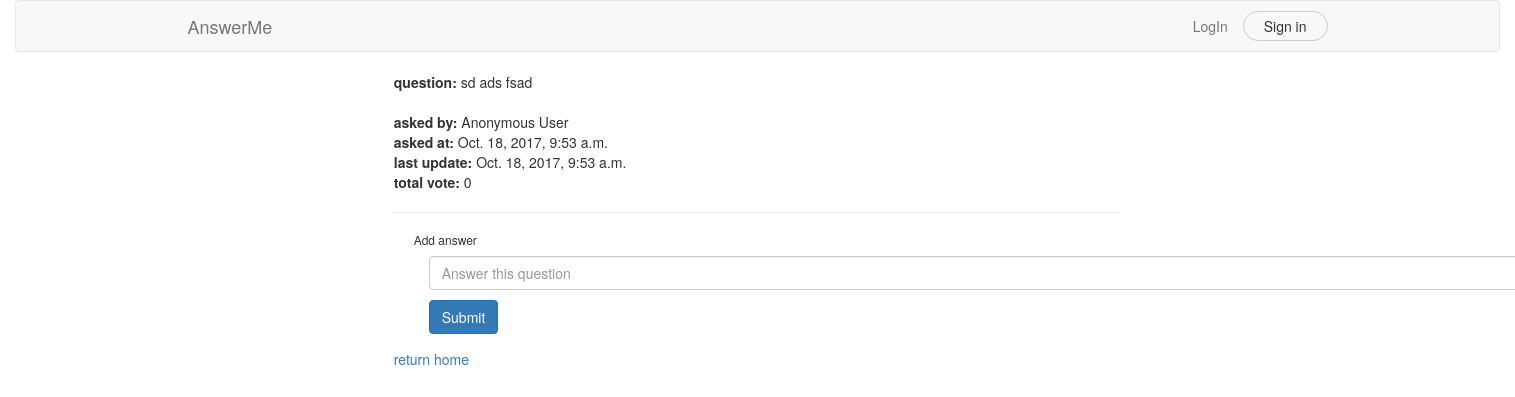
/qs/detail/7/, run on an earlier commit of the app's database.
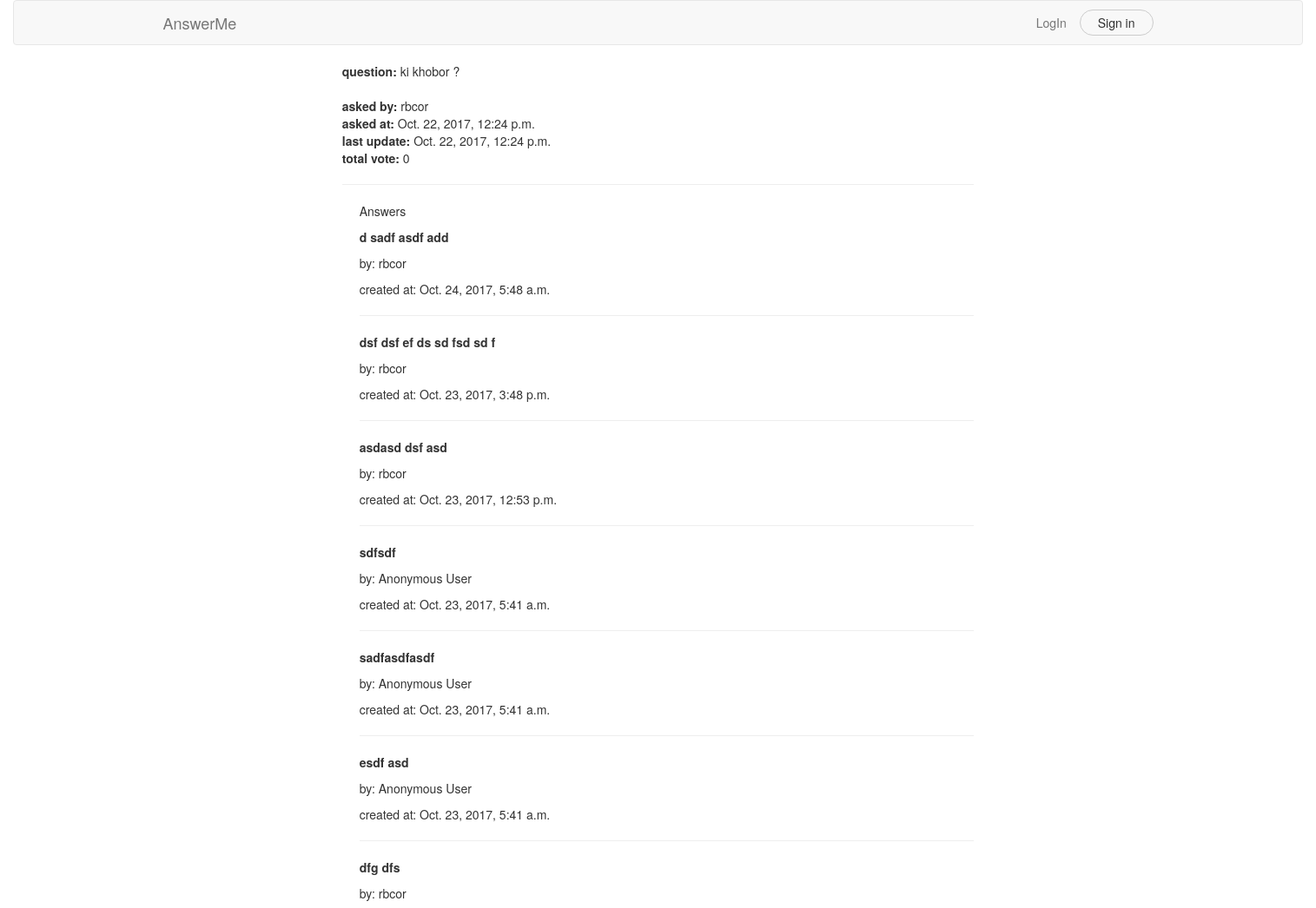
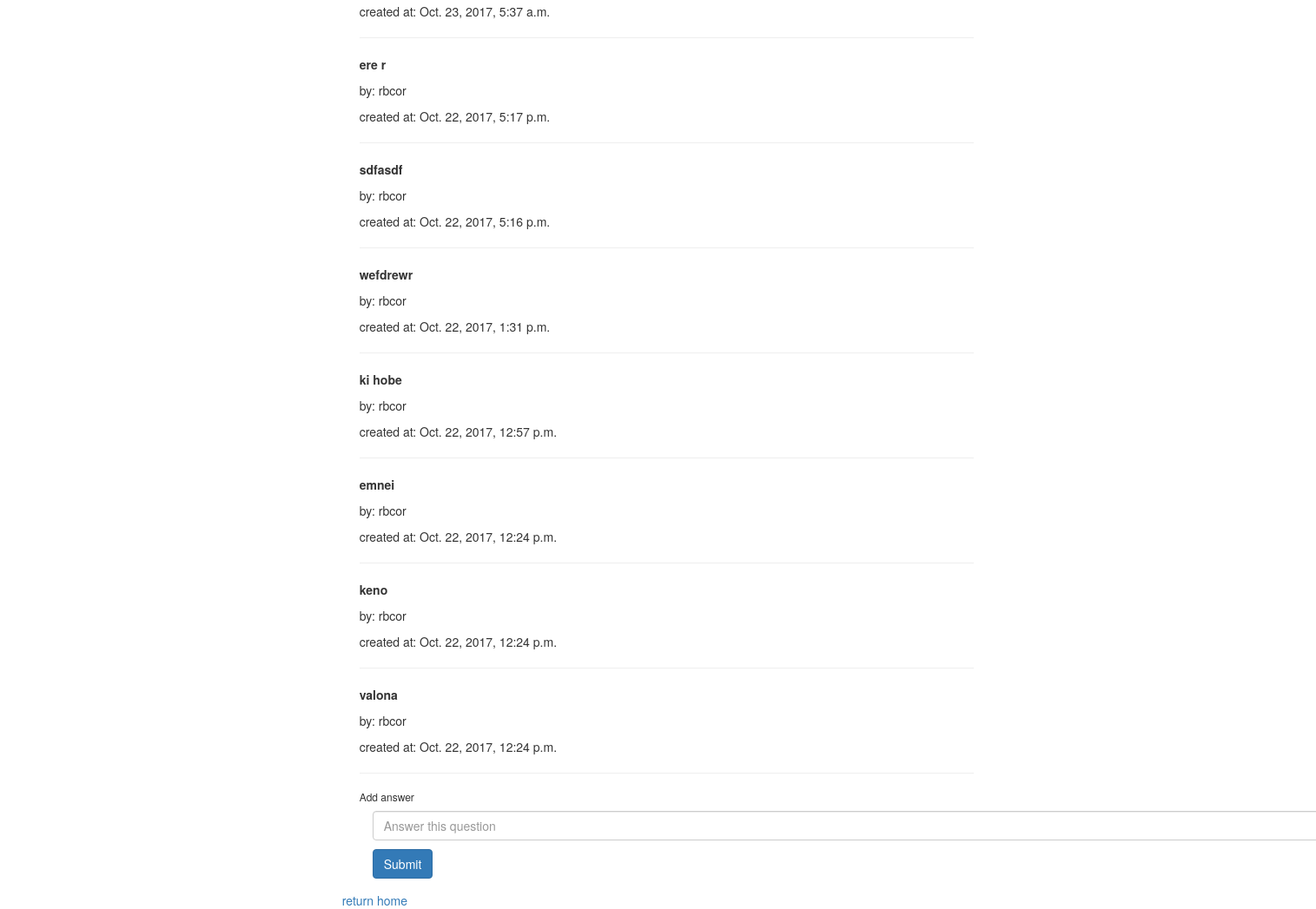
And on a later commit of the database (2 pictures, top to bottom).
### question/models.py (models this page shows, shortened)
class Question(models.Model):
    user       = models.ForeignKey(User, on_delete= models.SET_NULL, null=True, blank=True)
    text       = models.TextField()
    created    = models.DateTimeField(auto_now=True)
    updated    = models.DateTimeField(auto_now_add=True)
    upvote     = models.PositiveIntegerField(default=0)
    is_banned  = models.BooleanField(default=False)
    subscribers= models.ManyToManyField(User, related_name='subscribed')
    tags       = models.ManyToManyField(Tag, related_name='questions')
    class Meta:
        ordering = ['-created', 'upvote']

### answer/models.py (models this page shows, shortened)
class Answer(models.Model):
    user       = models.ForeignKey(User, on_delete= models.SET_NULL, null=True, blank=True)
    question   = models.ForeignKey(Question, on_delete=models.CASCADE, related_name='answers')
    text       = models.TextField()
    created    = models.DateTimeField(auto_now=True)
    updated    = models.DateTimeField(auto_now_add=True)
    upvote     = models.PositiveIntegerField(default=0)
    accepted  = models.BooleanField(default=False)
    class Meta:
        ordering = ['-accepted','upvote', '-created']

### question/views.py (the view)
# urls.py: url(r'^detail/(?P<pk>\d+)/$', views.question_detail, name='detail'),
def question_detail(request, pk):
    question = get_object_or_404(Question, pk=pk)
    context = {'question':question}
    if request.method == 'POST':
        answer_form = AnswerForm(request.POST)
        if answer_form.is_valid():
            answer_text = answer_form.cleaned_data.get('text')
            new_answer = Answer()
            new_answer.text = answer_text
            if request.user.is_authenticated():
                new_answer.user = request.user
            new_answer.question = question
            new_answer.save()
            context['answer_saved']=True
            answer_form = AnswerForm()
        context['answer_form'] = answer_form
        return redirect(request.META['HTTP_REFERER']) # redirect to same url (where form was submitted )
    else:
        answer_form = AnswerForm()
        context['answer_form']=answer_form
    return render(request, 'question/detail.html', context)

### answer/forms.py
class AnswerForm(forms.Form):
    text = forms.CharField(label='', widget=forms.TextInput(attrs={'placeholder': 'Answer this question', 'class': 'form-control'}))
    class Meta:
        fields = ['text']

### question/templates/question/detail.html (shortened to what this page needs)
{% extends 'base.html' %}
{% load subscription %}
{% block content %}
    <div class="row">
        <div class="col-md-6 col-md-offset-3">
            <strong>question: </strong>{{ question.text }}<br/><br/>
            <strong>asked by: </strong>{% if question.user %}
            {{ question.user }}
        {% else %}
            Anonymous User
        {% endif %}<br/>
            <strong>asked at: </strong>{{ question.created }}<br/>
            <strong>last update: </strong>{{ question.updated }}<br/>
            <strong>total vote: </strong>{{ question.upvote }}<br/>
            <hr/>
            <div style="margin-left:20px;margin-top:20px">
                {% if question.answers.all %}
                    <p>Answers</p>
                    {% for answer in question.answers.all %}
                        <p><strong>{{ answer.text }}</strong></p>
                        <p>by: {% if answer.user %}
                            {{ answer.user }}
                        {% else %}
                            Anonymous User
                        {% endif %}</p>
                        <p>created at: {{ answer.created }}</p>
                        <hr/>
                    {% endfor %}
                {% endif %}
                <h6>Add answer</h6>
                <div class="container">
                    <form action="" method="POST" class="mt-3">
                        <div class="form-group">
                            {{ answer_form.as_p }}
                            <input type="submit" value="Submit" class="btn btn-primary">
                        </div>
                    </form>
                </div>
            </div>
            <a href="{% url 'question:index' %}">return home</a>
        </div>
    </div>
{% endblock %}

What changed in the data, as far as the page shows it:
changed Question: text "sd ads fsad" → "ki khobor ?"; user (not shown) → "rbcor"; created "Oct. 18, 2017, 9:53 a.m." → "Oct. 22, 2017, 12:24 p.m."; updated "Oct. 18, 2017, 9:53 a.m." → "Oct. 22, 2017, 12:24 p.m."
added Answer: text "d sadf asdf add", user "rbcor", created "Oct. 24, 2017, 5:48 a.m."
added Answer: text "dsf dsf ef ds sd fsd sd f", user "rbcor", created "Oct. 23, 2017, 3:48 p.m."
added Answer: text "asdasd dsf asd", user "rbcor", created "Oct. 23, 2017, 12:53 p.m."
added Answer: text "sdfsdf", shows "Anonymous User", created "Oct. 23, 2017, 5:41 a.m."
added Answer: text "sadfasdfasdf", shows "Anonymous User", created "Oct. 23, 2017, 5:41 a.m."
added Answer: text "esdf asd", shows "Anonymous User", created "Oct. 23, 2017, 5:41 a.m."
added Answer: text "dfg dfs", user "rbcor", created "Oct. 23, 2017, 5:37 a.m."
added Answer: text "ere r", user "rbcor", created "Oct. 22, 2017, 5:17 p.m."
added Answer: text "sdfasdf", user "rbcor", created "Oct. 22, 2017, 5:16 p.m."
now on this page (row edited): Answer: text "wefdrewr", user "rbcor", created "Oct. 22, 2017, 1:31 p.m."
changed Answer: question_id 22 → 7 (drawn)
now on this page (row edited): Answer: text "ki hobe", user "rbcor", created "Oct. 22, 2017, 12:57 p.m."
now on this page (row edited): Answer: text "emnei", user "rbcor", created "Oct. 22, 2017, 12:24 p.m."
now on this page (row edited): Answer: text "keno", user "rbcor", created "Oct. 22, 2017, 12:24 p.m."
now on this page (row edited): Answer: text "valona", user "rbcor", created "Oct. 22, 2017, 12:24 p.m."
Also different on the page:
text no longer shown: "Anonymous User"
text now shown: "Answers"
